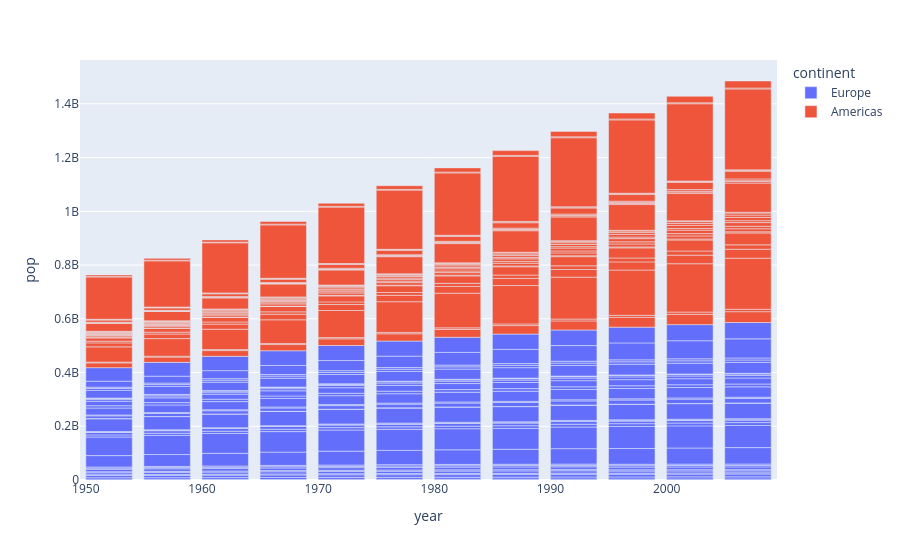

The notebook cell saved with this chart:
### Code cell
fig = px.bar(df, x="year", y="pop", color = 'continent')
fig.show()

### Figure 1 — Plotly figure (JSON) as saved in the notebook; plotly's stock layout.template omitted (floating-point values rounded to 4 significant figures; data arrays with more than 128 entries replaced by an {"elided": "..."} marker saying what was removed)
{"data": [{"alignmentgroup": "True", "hovertemplate": "continent=Europe<br>year=%{x}<br>pop=%{y}<extra></extra>", "legendgroup": "Europe", "marker": {"color": "#636efa", "pattern": {"shape": ""}}, "name": "Europe", "offsetgroup": "Europe", "orientation": "v", "showlegend": true, "textposition": "auto", "type": "bar", "x": {"elided": "360 int values"}, "xaxis": "x", "y": {"elided": "360 int values"}, "yaxis": "y"}, {"alignmentgroup": "True", "hovertemplate": "continent=Americas<br>year=%{x}<br>pop=%{y}<extra></extra>", "legendgroup": "Americas", "marker": {"color": "#EF553B", "pattern": {"shape": ""}}, "name": "Americas", "offsetgroup": "Americas", "orientation": "v", "showlegend": true, "textposition": "auto", "type": "bar", "x": {"elided": "300 int values"}, "xaxis": "x", "y": {"elided": "300 int values"}, "yaxis": "y"}], "layout": {"barmode": "relative", "legend": {"title": {"text": "continent"}, "tracegroupgap": 0}, "margin": {"t": 60}, "xaxis": {"anchor": "y", "domain": [0, 1], "title": {"text": "year"}}, "yaxis": {"anchor": "x", "domain": [0, 1], "title": {"text": "pop"}}}}
